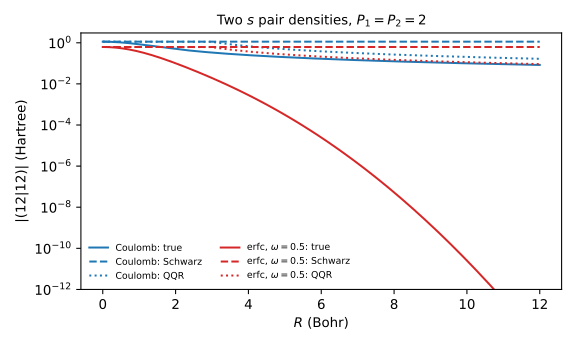

Write Python code to recreate this figure.
#!/usr/bin/env python3
"""Figure 5.1: the Schwarz and QQR bounds against the true integral.

Two primitive s pair densities, unit charge, exponents P1 = P2 = 2 Bohr^-2,
at centre distance R. All quantities are closed forms
(crates/ferric-integrals/theory.md, "The Schwarz bound" and
"Distance-dependent bounds (QQR)"):

    (12|K|12)    = erf(phi R)/R                   (Coulomb: phi = theta)
    Q1 Q2        = (11|K|11)^1/2 (22|K|22)^1/2     (independent of R)
    QQR envelope = min(1, 1.10 (e1 + e2) / max(0, R - e1 - e2)),  e = P^-1/2

for the Coulomb kernel and erfc(omega r)/r at omega = 0.5 Bohr^-1. Writes
schwarz_vs_true.svg next to this script. Deterministic.

    python book/src/figures/05-screening/schwarz_vs_true.py
"""

from pathlib import Path

import matplotlib

matplotlib.use("Agg")
import matplotlib.pyplot as plt  # noqa: E402
import numpy as np  # noqa: E402
from scipy.special import erf  # noqa: E402

plt.rcParams["svg.hashsalt"] = "ferric-book-schwarz"
plt.rcParams["svg.fonttype"] = "none"

P1 = P2 = 2.0
OMEGA = 0.5
QQR_SAFETY = 1.10


def coulomb_ss(p, q, R):
    """(rho_p|1/r|rho_q) for unit-charge s Gaussians."""
    th = np.sqrt(p * q / (p + q))
    return np.where(R > 0, erf(th * R) / np.maximum(R, 1e-300), 2 * th / np.sqrt(np.pi))


def erf_ss(p, q, R, w):
    ph = 1.0 / np.sqrt(1 / p + 1 / q + 1 / w**2)
    return np.where(R > 0, erf(ph * R) / np.maximum(R, 1e-300), 2 * ph / np.sqrt(np.pi))


def erfc_ss(p, q, R, w):
    return coulomb_ss(p, q, R) - erf_ss(p, q, R, w)


R = np.linspace(0.0, 12.0, 600)
e1, e2 = P1**-0.5, P2**-0.5
reff = np.maximum(0.0, R - e1 - e2)
env = np.minimum(1.0, QQR_SAFETY * (e1 + e2) / np.maximum(reff, 1e-300))
env[reff == 0] = 1.0

fig, ax = plt.subplots(figsize=(6.0, 3.6))
for name, true, q1q2, color in (
    (
        "Coulomb",
        coulomb_ss(P1, P2, R),
        np.sqrt(coulomb_ss(P1, P1, 0.0) * coulomb_ss(P2, P2, 0.0)),
        "#1f77b4",
    ),
    (
        rf"erfc, $\omega = {OMEGA:g}$",
        erfc_ss(P1, P2, R, OMEGA),
        np.sqrt(erfc_ss(P1, P1, 0.0, OMEGA) * erfc_ss(P2, P2, 0.0, OMEGA)),
        "#d62728",
    ),
):
    ax.semilogy(R, true, color=color, label=f"{name}: true")
    ax.semilogy(
        R, np.full_like(R, q1q2), color=color, ls="--", label=f"{name}: Schwarz"
    )
    ax.semilogy(R, q1q2 * env, color=color, ls=":", label=f"{name}: QQR")
ax.set_ylim(1e-12, 3.0)
ax.set_xlabel(r"$R$ (Bohr)")
ax.set_ylabel(r"$|(12|12)|$ (Hartree)")
ax.set_title(r"Two $s$ pair densities, $P_1 = P_2 = 2$", fontsize=10)
ax.legend(fontsize=7, frameon=False, ncol=2, loc="lower left")
fig.tight_layout()
fig.savefig(Path(__file__).with_suffix(".svg"), metadata={"Date": None})
